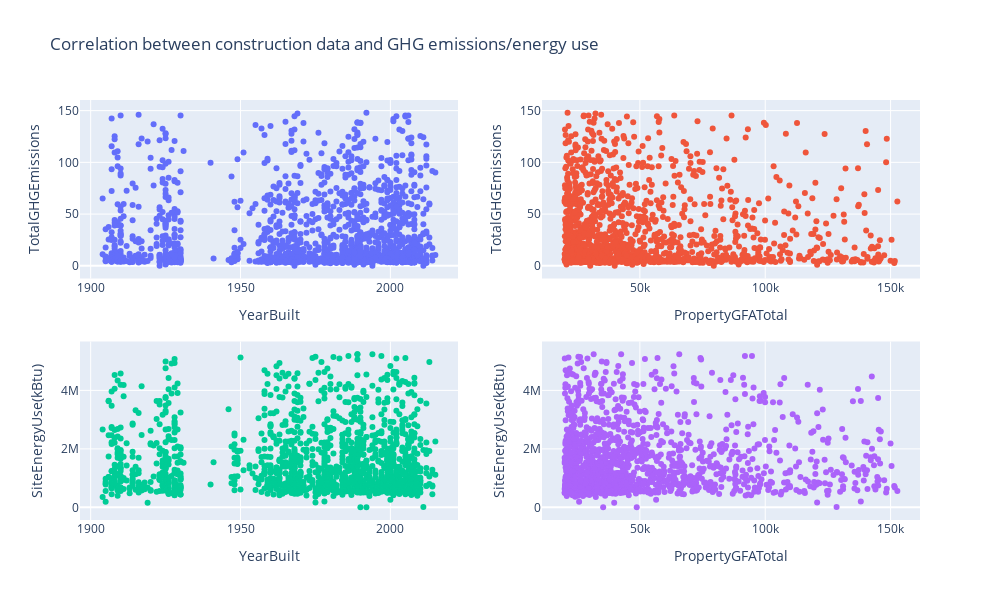

The notebook cell this image was saved under:
### Code cell
continuous_housing_vars = ['YearBuilt', 'PropertyGFATotal']
fig = make_subplots(rows=2, cols=2)

for j, target_var in enumerate(target_vars):
    for i, var in enumerate(continuous_housing_vars):
        row = (i//2)+ 1 + j
        col=(i%2)+1
            
        fig.add_trace(go.Scatter(x=filter_out_outliers(df, var)[var], y=filter_out_outliers(df, target_var)[target_var], mode='markers'), row=row, col=col)
        fig.update_xaxes(title_text=var, row=row, col=col)
        fig.update_yaxes(title_text= target_var, row=row, col=col)

fig.update_layout(height=600, width= 1000, showlegend=False, title='Correlation between construction data and GHG emissions/energy use')
fig.show()

### Figure 1 — Plotly figure (JSON) as saved in the notebook; plotly's stock layout.template omitted (floating-point values rounded to 4 significant figures; data arrays with more than 128 entries replaced by an {"elided": "..."} marker saying what was removed)
{"data": [{"mode": "markers", "type": "scatter", "x": {"elided": "1674 int values"}, "xaxis": "x", "y": {"elided": "1548 float values"}, "yaxis": "y"}, {"mode": "markers", "type": "scatter", "x": {"elided": "1527 int values"}, "xaxis": "x2", "y": {"elided": "1548 float values"}, "yaxis": "y2"}, {"mode": "markers", "type": "scatter", "x": {"elided": "1674 int values"}, "xaxis": "x3", "y": {"elided": "1525 float values"}, "yaxis": "y3"}, {"mode": "markers", "type": "scatter", "x": {"elided": "1527 int values"}, "xaxis": "x4", "y": {"elided": "1525 float values"}, "yaxis": "y4"}], "layout": {"height": 600, "showlegend": false, "title": {"text": "Correlation between construction data and GHG emissions/energy use"}, "width": 1000, "xaxis": {"anchor": "y", "autorange": true, "domain": [0, 0.45], "range": [1896.0, 2023.0], "title": {"text": "YearBuilt"}, "type": "linear"}, "xaxis2": {"anchor": "y2", "autorange": true, "domain": [0.55, 1], "range": [10970.0, 161700.0], "title": {"text": "PropertyGFATotal"}, "type": "linear"}, "xaxis3": {"anchor": "y3", "autorange": true, "domain": [0, 0.45], "range": [1896.0, 2023.0], "title": {"text": "YearBuilt"}, "type": "linear"}, "xaxis4": {"anchor": "y4", "autorange": true, "domain": [0.55, 1], "range": [10970.0, 161700.0], "title": {"text": "PropertyGFATotal"}, "type": "linear"}, "yaxis": {"anchor": "x", "autorange": true, "domain": [0.575, 1], "range": [-12.25, 160.3], "title": {"text": "TotalGHGEmissions"}, "type": "linear"}, "yaxis2": {"anchor": "x2", "autorange": true, "domain": [0.575, 1], "range": [-12.25, 160.3], "title": {"text": "TotalGHGEmissions"}, "type": "linear"}, "yaxis3": {"anchor": "x3", "autorange": true, "domain": [0, 0.425], "range": [-433600.0, 5673000.0], "title": {"text": "SiteEnergyUse(kBtu)"}, "type": "linear"}, "yaxis4": {"anchor": "x4", "autorange": true, "domain": [0, 0.425], "range": [-433600.0, 5673000.0], "title": {"text": "SiteEnergyUse(kBtu)"}, "type": "linear"}}}
